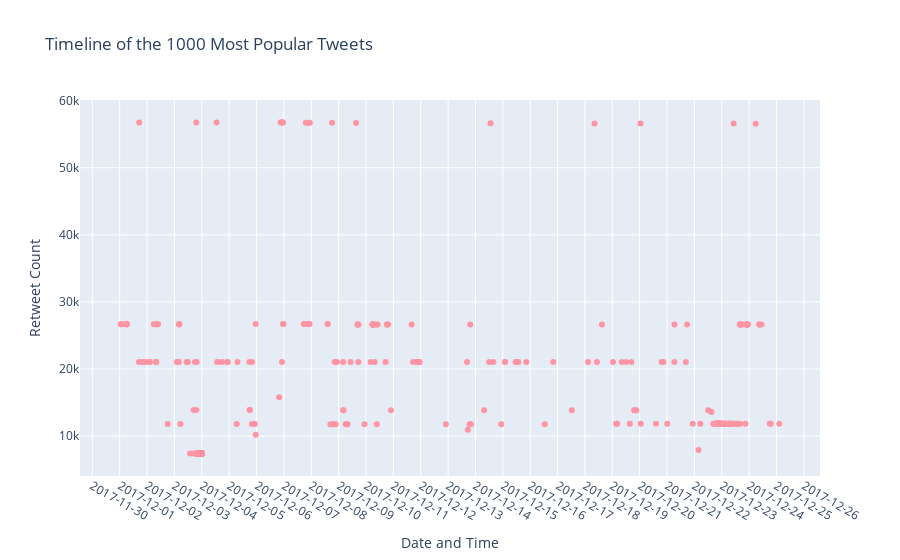

Notebook code for this chart:
### Code cell
top_100_rt = common_tweets_df.head(1000)
top_100_rt['created'] = pd.to_datetime(top_100_rt['created'])
pink_color = "#FF95A3"

fig = px.scatter(
    top_100_rt,
    x='created',
    y='retweetCount',
    title='Timeline of the 1000 Most Popular Tweets',
    labels={'created': 'Date and Time', 'retweetCount': 'Retweet Count'},
    color_discrete_sequence=[pink_color]
)

fig.update_xaxes(title_text='Date and Time')
fig.update_yaxes(title_text='Retweet Count')

fig.update_xaxes(
    tickmode='linear',
    dtick='D1',  # Show dates at daily intervals
    tickformat='%Y-%m-%d',  # Format the date as 'YYYY-MM-DD'
)
fig.show()

### Figure 1 — Plotly figure (JSON) as saved in the notebook; plotly's stock layout.template omitted (floating-point values rounded to 4 significant figures; data arrays with more than 128 entries replaced by an {"elided": "..."} marker saying what was removed)
{"data": [{"hovertemplate": "Date and Time=%{x}<br>Retweet Count=%{y}<extra></extra>", "legendgroup": "", "marker": {"color": "#FF95A3", "symbol": "circle"}, "mode": "markers", "name": "", "orientation": "v", "showlegend": false, "type": "scatter", "x": {"elided": "1000 str values"}, "xaxis": "x", "y": {"elided": "1000 int values"}, "yaxis": "y"}], "layout": {"legend": {"tracegroupgap": 0}, "title": {"text": "Timeline of the 1000 Most Popular Tweets"}, "xaxis": {"anchor": "y", "domain": [0, 1], "dtick": "D1", "tickformat": "%Y-%m-%d", "tickmode": "linear", "title": {"text": "Date and Time"}}, "yaxis": {"anchor": "x", "domain": [0, 1], "title": {"text": "Retweet Count"}}}}
